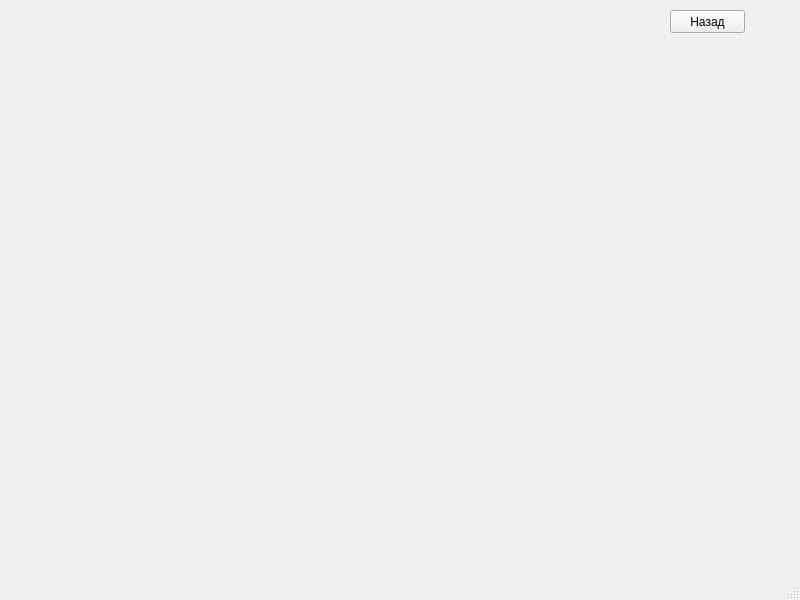
<?xml version="1.0" encoding="UTF-8"?>
<ui version="4.0">
 <class>MainWindow</class>
 <widget class="QMainWindow" name="MainWindow">
  <property name="geometry">
   <rect>
    <x>0</x>
    <y>0</y>
    <width>800</width>
    <height>600</height>
   </rect>
  </property>
  <property name="windowTitle">
   <string>MainWindow</string>
  </property>
  <widget class="QWidget" name="centralwidget">
   <widget class="QPushButton" name="btnBack">
    <property name="geometry">
     <rect>
      <x>670</x>
      <y>10</y>
      <width>75</width>
      <height>23</height>
     </rect>
    </property>
    <property name="toolTip">
     <string>Повернутися до вікна побудови інварівантів</string>
    </property>
    <property name="text">
     <string>Назад</string>
    </property>
   </widget>
  </widget>
  <widget class="QMenuBar" name="menubar">
   <property name="geometry">
    <rect>
     <x>0</x>
     <y>0</y>
     <width>800</width>
     <height>21</height>
    </rect>
   </property>
  </widget>
  <widget class="QStatusBar" name="statusbar"/>
 </widget>
 <resources/>
 <connections/>
</ui>
